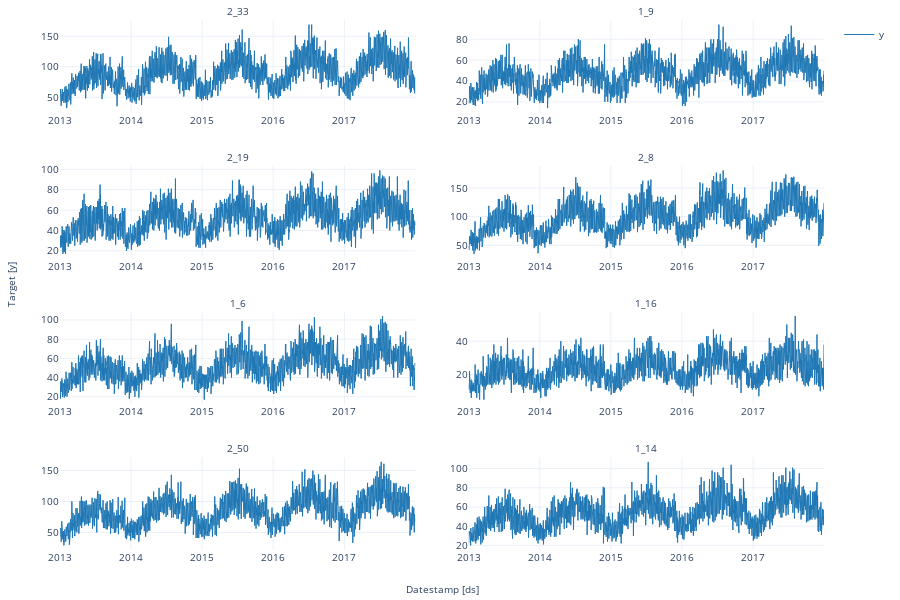

Source (notebook cell):
### Code cell
from tqdm.autonotebook import tqdm
from statsforecast import StatsForecast
# Feature: plot random series for EDA
StatsForecast.plot(Y_df)

### Figure 1 — Plotly figure (JSON) as saved in the notebook; plotly's stock layout.template omitted (floating-point values rounded to 4 significant figures; data arrays with more than 128 entries replaced by an {"elided": "..."} marker saying what was removed)
{"data": [{"legendgroup": "y", "line": {"color": "#1f77b4", "width": 1}, "mode": "lines", "name": "y", "showlegend": true, "type": "scatter", "x": {"elided": "1826 str values"}, "xaxis": "x", "y": {"elided": "1826 int values"}, "yaxis": "y"}, {"legendgroup": "y", "line": {"color": "#1f77b4", "width": 1}, "mode": "lines", "name": "y", "showlegend": false, "type": "scatter", "x": {"elided": "1826 str values"}, "xaxis": "x2", "y": {"elided": "1826 int values"}, "yaxis": "y2"}, {"legendgroup": "y", "line": {"color": "#1f77b4", "width": 1}, "mode": "lines", "name": "y", "showlegend": false, "type": "scatter", "x": {"elided": "1826 str values"}, "xaxis": "x3", "y": {"elided": "1826 int values"}, "yaxis": "y3"}, {"legendgroup": "y", "line": {"color": "#1f77b4", "width": 1}, "mode": "lines", "name": "y", "showlegend": false, "type": "scatter", "x": {"elided": "1826 str values"}, "xaxis": "x4", "y": {"elided": "1826 int values"}, "yaxis": "y4"}, {"legendgroup": "y", "line": {"color": "#1f77b4", "width": 1}, "mode": "lines", "name": "y", "showlegend": false, "type": "scatter", "x": {"elided": "1826 str values"}, "xaxis": "x5", "y": {"elided": "1826 int values"}, "yaxis": "y5"}, {"legendgroup": "y", "line": {"color": "#1f77b4", "width": 1}, "mode": "lines", "name": "y", "showlegend": false, "type": "scatter", "x": {"elided": "1826 str values"}, "xaxis": "x6", "y": {"elided": "1826 int values"}, "yaxis": "y6"}, {"legendgroup": "y", "line": {"color": "#1f77b4", "width": 1}, "mode": "lines", "name": "y", "showlegend": false, "type": "scatter", "x": {"elided": "1826 str values"}, "xaxis": "x7", "y": {"elided": "1826 int values"}, "yaxis": "y7"}, {"legendgroup": "y", "line": {"color": "#1f77b4", "width": 1}, "mode": "lines", "name": "y", "showlegend": false, "type": "scatter", "x": {"elided": "1826 str values"}, "xaxis": "x8", "y": {"elided": "1826 int values"}, "yaxis": "y8"}], "layout": {"annotations": [{"font": {"size": 10}, "showarrow": false, "text": "2_33", "x": 0.2325, "xanchor": "center", "xref": "paper", "y": 1, "yanchor": "bottom", "yref": "paper"}, {"font": {"size": 10}, "showarrow": false, "text": "1_9", "x": 0.7675, "xanchor": "center", "xref": "paper", "y": 1, "yanchor": "bottom", "yref": "paper"}, {"font": {"size": 10}, "showarrow": false, "text": "2_19", "x": 0.2325, "xanchor": "center", "xref": "paper", "y": 0.725, "yanchor": "bottom", "yref": "paper"}, {"font": {"size": 10}, "showarrow": false, "text": "2_8", "x": 0.7675, "xanchor": "center", "xref": "paper", "y": 0.725, "yanchor": "bottom", "yref": "paper"}, {"font": {"size": 10}, "showarrow": false, "text": "1_6", "x": 0.2325, "xanchor": "center", "xref": "paper", "y": 0.45, "yanchor": "bottom", "yref": "paper"}, {"font": {"size": 10}, "showarrow": false, "text": "1_16", "x": 0.7675, "xanchor": "center", "xref": "paper", "y": 0.45, "yanchor": "bottom", "yref": "paper"}, {"font": {"size": 10}, "showarrow": false, "text": "2_50", "x": 0.2325, "xanchor": "center", "xref": "paper", "y": 0.175, "yanchor": "bottom", "yref": "paper"}, {"font": {"size": 10}, "showarrow": false, "text": "1_14", "x": 0.7675, "xanchor": "center", "xref": "paper", "y": 0.175, "yanchor": "bottom", "yref": "paper"}, {"font": {"size": 10}, "showarrow": false, "text": "Datestamp [ds]", "x": 0.5, "xanchor": "center", "xref": "paper", "y": 0, "yanchor": "top", "yref": "paper", "yshift": -30}, {"font": {"size": 10}, "showarrow": false, "text": "Target [y]", "textangle": -90, "x": 0, "xanchor": "right", "xref": "paper", "xshift": -40, "y": 0.5, "yanchor": "middle", "yref": "paper"}], "autosize": true, "font": {"size": 10}, "height": 600, "margin": {"b": 50, "l": 60, "r": 10, "t": 20}, "xaxis": {"anchor": "y", "domain": [0, 0.465], "showticklabels": true, "visible": true}, "xaxis2": {"anchor": "y2", "domain": [0.535, 1.0], "showticklabels": true, "visible": true}, "xaxis3": {"anchor": "y3", "domain": [0, 0.465], "showticklabels": true, "visible": true}, "xaxis4": {"anchor": "y4", "domain": [0.535, 1.0], "showticklabels": true, "visible": true}, "xaxis5": {"anchor": "y5", "domain": [0, 0.465], "showticklabels": true, "visible": true}, "xaxis6": {"anchor": "y6", "domain": [0.535, 1.0], "showticklabels": true, "visible": true}, "xaxis7": {"anchor": "y7", "domain": [0, 0.465], "showticklabels": true, "visible": true}, "xaxis8": {"anchor": "y8", "domain": [0.535, 1.0], "showticklabels": true, "visible": true}, "yaxis": {"anchor": "x", "domain": [0.825, 1]}, "yaxis2": {"anchor": "x2", "domain": [0.825, 1]}, "yaxis3": {"anchor": "x3", "domain": [0.55, 0.725]}, "yaxis4": {"anchor": "x4", "domain": [0.55, 0.725]}, "yaxis5": {"anchor": "x5", "domain": [0.275, 0.45]}, "yaxis6": {"anchor": "x6", "domain": [0.275, 0.45]}, "yaxis7": {"anchor": "x7", "domain": [0, 0.175]}, "yaxis8": {"anchor": "x8", "domain": [0, 0.175]}}}
